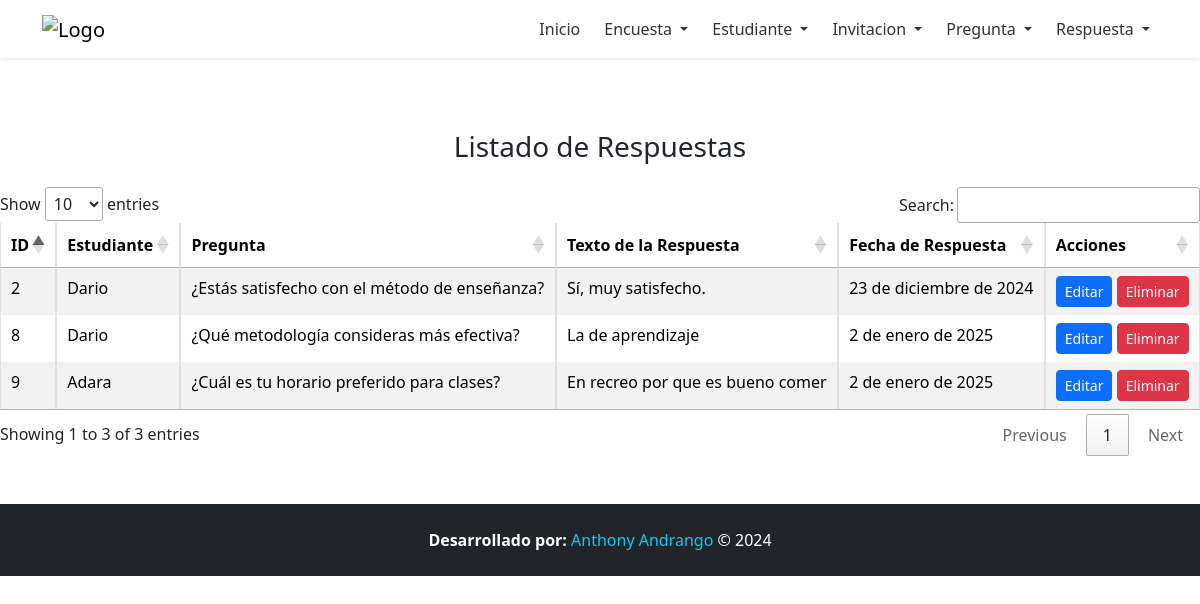
The page /listadoRespuesta/ on the database its author committed.
### Aplicaciones/Academico/models.py (models this page shows, shortened)
class Respuesta(models.Model):
    id = models.AutoField(primary_key=True)
    estudiante = models.ForeignKey(Estudiante, on_delete=models.CASCADE)
    pregunta = models.ForeignKey(Pregunta, on_delete=models.CASCADE)
    texto_respuesta = models.CharField(max_length=255)
    fecha_respuesta = models.DateField()

class Estudiante(models.Model):
    id = models.AutoField(primary_key=True)
    nombre = models.CharField(max_length=100)
    correo = models.CharField(max_length=100)
    matricula = models.CharField(max_length=50)
    fecha_registro = models.DateField()

class Pregunta(models.Model):
    id=models.AutoField(primary_key=True)
    texto=models.CharField(max_length=255)
    tipo=models.CharField(max_length=50)
    encuesta=models.ForeignKey(Encuesta, on_delete=models.CASCADE)
    fecha_crea=models.DateField()

### Aplicaciones/Academico/views.py (the view)
# urls.py: path('listadoRespuesta/', views.listadoRespuesta),
def listadoRespuesta(request):
    respuestas = Respuesta.objects.select_related('estudiante', 'pregunta').all()  # Optimización con select_related
    return render(request, 'listadoRespuesta.html', {'respuestas': respuestas})

### Aplicaciones/Academico/templates/listadoRespuesta.html (shortened to what this page needs)
{% extends "./plantilla.html" %}
{% block contenido %}
<br><br>
<h3 class="text-center mb-4">Listado de Respuestas</h3>
<table class="table table-bordered table-striped table-hover" id="mitablaRespuestas">
    <thead>
        <tr>
            <th>ID</th>
            <th>Estudiante</th>
            <th>Pregunta</th>
            <th>Texto de la Respuesta</th>
            <th>Fecha de Respuesta</th>
            <th>Acciones</th>
        </tr>
    </thead>
    <tbody>
        {% for respuesta in respuestas %}
        <tr>
            <td>{{ respuesta.id }}</td>
            <td>{{ respuesta.estudiante.nombre }} {{ respuesta.estudiante.apellido }}</td>
            <td>{{ respuesta.pregunta.texto }}</td>
            <td>{{ respuesta.texto_respuesta }}</td>
            <td>{{ respuesta.fecha_respuesta }}</td>
            <td>
                <a href="/editarRespuesta/{{ respuesta.id }}" class="btn btn-primary btn-sm">Editar</a>
                <a onclick="return confirmDelete('{{ respuesta.id }}', 'respuesta');" href="#" class="btn btn-danger btn-sm">Eliminar</a>
            </td>
        </tr>
        {% endfor %}
    </tbody>
</table>
{% endblock %}

### rows shown on the page
Respuesta: id "2", estudiante.nombre "Dario", pregunta.texto "¿Estás satisfecho con el método de enseñanza?", texto_respuesta "Sí, muy satisfecho.", fecha_respuesta "23 de diciembre de 2024"
Respuesta: id "8", estudiante.nombre "Dario", pregunta.texto "¿Qué metodología consideras más efectiva?", texto_respuesta "La de aprendizaje", fecha_respuesta "2 de enero de 2025"
Respuesta: id "9", estudiante.nombre "Adara", pregunta.texto "¿Cuál es tu horario preferido para clases?", texto_respuesta "En recreo por que es bueno comer", fecha_respuesta "2 de enero de 2025"
